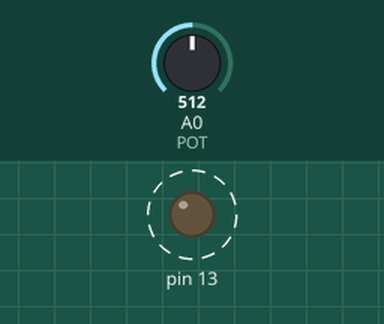
Bench run of a sketch on a simulated Arduino Uno, built with avr-gcc and run on an emulated ATmega328P. Parts: output pins drawn as LEDs (lit = HIGH). Dashed ring = blinking. The inputs (shaded band) are chosen by the test bench; at power-on: A0 (POT) = 512.

Above: at 1.8 s.
1.9 s: A0 (POT) set to 0
At 2.7 s:
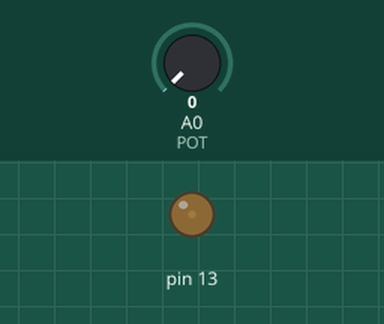
3.6 s: A0 (POT) set to 122
At 3.9 s:
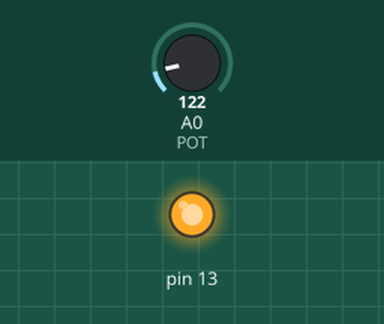
Timing chart, 0 to 13.1 s (numbered marks = the images above; inputs shaded):
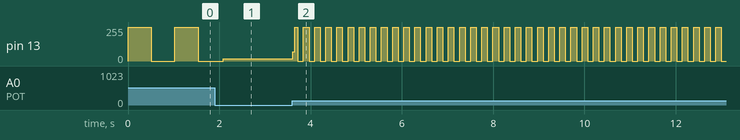

The sketch:

sketch.ino
```cpp
#define LED 2 // LED on pin 5
#define POT A0 // Potentiometer on pin A0

void setup() {
  // put your setup code here, to run once:
  pinMode(13, OUTPUT); //
  pinMode(POT, INPUT);
  Serial.begin(9600); // set up Serial monitor
}

void loop() {
  int potStatus = analogRead(POT); //read the pot value
  // put your main code here, to run repeatedly:
  digitalWrite(13, HIGH);//turn on the led
  delay(potStatus);
  digitalWrite(13, LOW);// let it blink
  delay(potStatus);
}
```

Measured:
- after the input at 3.6 s, pin 13: 16/255 → 69/255 at once, then moves between 0/255 and 255/255, repeating every 0.24 s
- by itself, pin 13: alternates 255/255 for 0.51 s and 0/255 for 0.51 s
